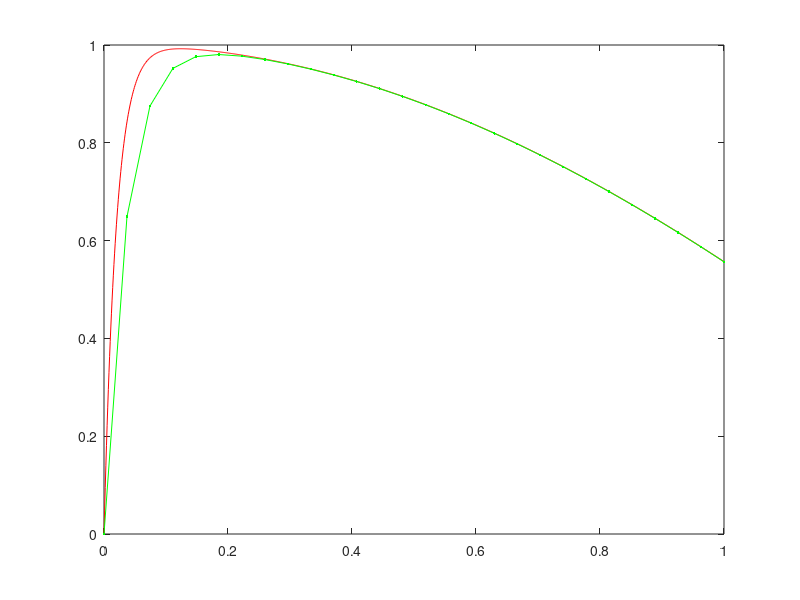
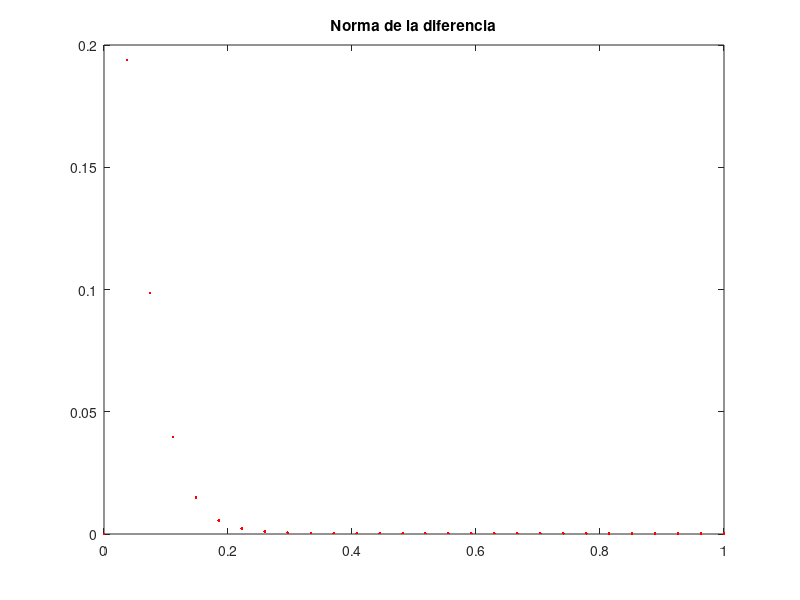

Reproduce these figures in MATLAB, in order.
mu =50;
f = @(t,x) -mu*(x-cos(t));
fexacta = @(t) mu^2/(1+mu^2)*(cos(t)-exp(-mu*t)+1/mu*sin(t));
intervalo=[0,1];
x0=0;
N=27;

h = (intervalo(2)-intervalo(1))/N;
x=0; t=0;
t(1) = intervalo(1);
x(1,:) = x0;

for i=1:1:N
    t(i+1) = t(i) + h;
    x(i+1,:) = fzero(@(y) y - x(i,:) - h*f(t(i+1),y),x(i,:) + h*f(t(i),x(i,:)));
end
t = t';

figure
plot(linspace(0,1,1e3),fexacta(linspace(0,1,1e3)),'r-')
hold on
plot(t,x,'g.-')
xlim([intervalo(1),intervalo(2)])
figure, plot(t,abs(x-fexacta(t)),'r.'), title ('Norma de la diferencia'), xlim([intervalo(1),intervalo(2)])
